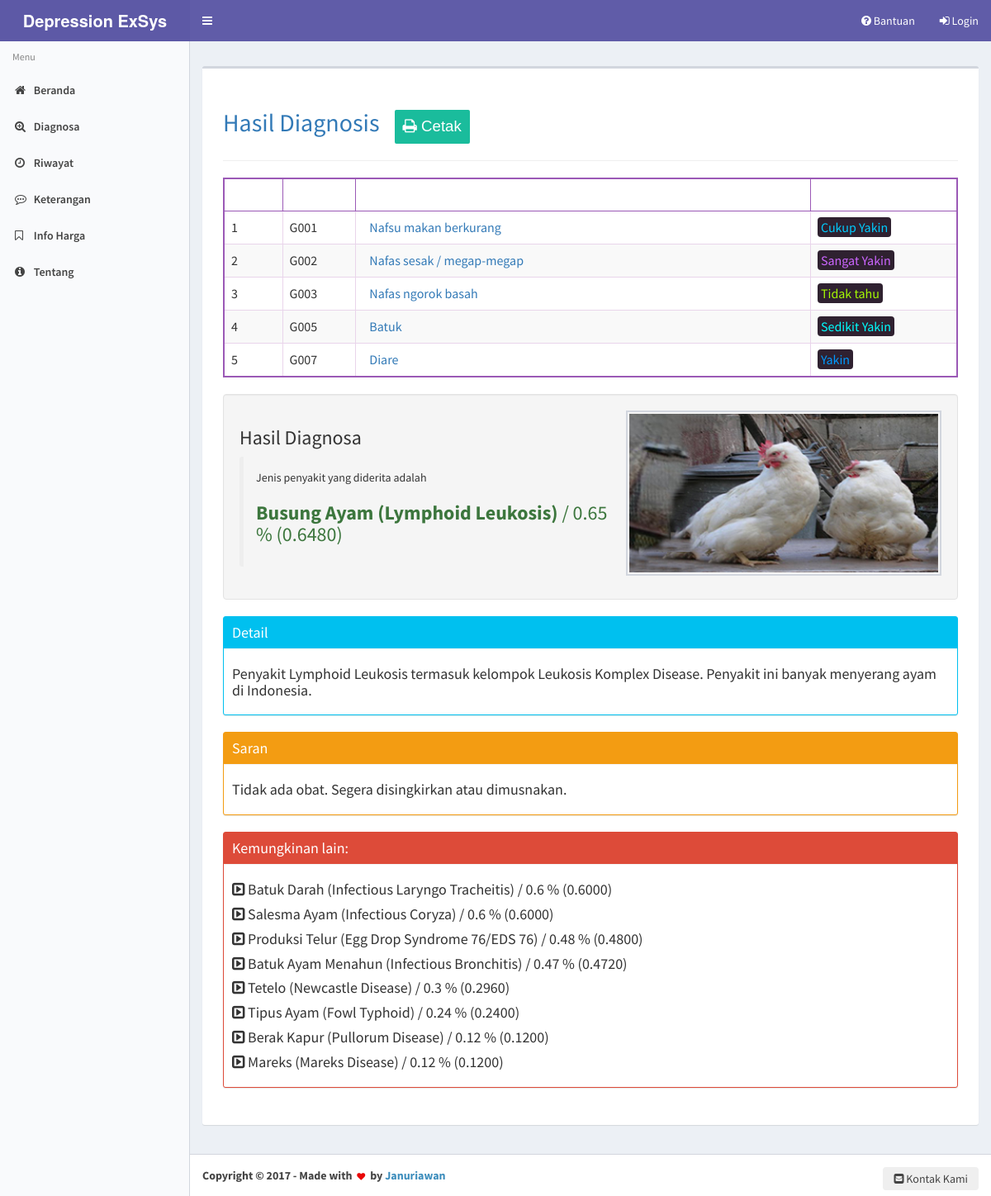
Screenshot of /riwayat-detail/201 with the database file from the repository.
### tables this page shows
CREATE TABLE `gejala` (
  `kode_gejala` int(11) NOT NULL,
  `nama_gejala` varchar(50) NOT NULL
);

CREATE TABLE `hasil` (
  `id_hasil` int(11) NOT NULL,
  `tanggal` varchar(50) NOT NULL DEFAULT '0',
  `penyakit` text NOT NULL,
  `gejala` text NOT NULL,
  `hasil_id` int(11) NOT NULL,
  `hasil_nilai` varchar(16) NOT NULL
);

### modul/riwayat/detail.php (the view, shortened to what this page needs)
<?php
if ($_GET['id']) {
  $arcolor = array('#ffffff', '#cc66ff', '#019AFF', '#00CBFD', '#00FEFE', '#A4F804', '#FFFC00', '#FDCD01', '#FD9A01', '#FB6700');
  $argejala = array();
  $sqlkondisi = mysqli_query($conn,"SELECT * FROM kondisi order by id+0");
  while ($rkondisi = mysqli_fetch_array($sqlkondisi)) {
    $arkondisitext[$rkondisi['id']] = $rkondisi['kondisi'];
  }
  $sqlpkt = mysqli_query($conn,"SELECT * FROM penyakit order by kode_penyakit+0");
  while ($rpkt = mysqli_fetch_array($sqlpkt)) {
    $arpkt[$rpkt['kode_penyakit']] = $rpkt['nama_penyakit'];
    $ardpkt[$rpkt['kode_penyakit']] = $rpkt['det_penyakit'];
    $arspkt[$rpkt['kode_penyakit']] = $rpkt['srn_penyakit'];
    $argpkt[$rpkt['kode_penyakit']] = $rpkt['gambar'];
  }
  $sqlhasil = mysqli_query($conn,"SELECT * FROM hasil where id_hasil=" . $_GET['id']);
  while ($rhasil = mysqli_fetch_array($sqlhasil)) {
    $arpenyakit = unserialize($rhasil['penyakit']);
    $argejala = unserialize($rhasil['gejala']);
  }
  echo "<div class='content'>
	<h2 class='text text-primary'>Hasil Diagnosis &nbsp;&nbsp;<button id='print' onClick='window.print();' data-toggle='tooltip' data-placement='right' title='Klik tombol ini untuk mencetak hasil diagnosa'><i class='fa fa-print'></i> Cetak</button> </h2>
		  <hr><table class='table table-bordered table-striped diagnosa'>
          <th width=8%>No</th>
          <th width=10%>Kode</th>
          <th>Gejala yang dialami (keluhan)</th>
          <th width=20%>Pilihan</th>
          </tr>";
  $ig = 0;
  foreach ($argejala as $key => $value) {
    $kondisi = $value;
    $ig++;
    $sql4 = mysqli_query($conn,"SELECT * FROM gejala where kode_gejala = '$key'");
    $r4 = mysqli_fetch_array($sql4);
    echo '<tr><td>' . $ig . '</td>';
    echo '<td>G' . str_pad($r4[kode_gejala], 3, '0', STR_PAD_LEFT) . '</td>';
    echo '<td><span class="hasil text text-primary">' . $r4[nama_gejala] . "</span></td>";
    echo '<td><span class="kondisipilih" style="color:' . $arcolor[$kondisi] . '">' . $arkondisitext[$kondisi] . "</span></td></tr>";
  }
  $np = 0;
  foreach ($arpenyakit as $key => $value) {
    $np++;
    $idpkt[$np] = $key;
    $nmpkt[$np] = $arpkt[$key];
    $vlpkt[$np] = $value;
  }
  if ($argpkt[$idpkt[1]]) {
    $gambar = 'gambar/penyakit/' . $argpkt[$idpkt[1]];
  } else {
    $gambar = 'gambar/noimage.png';
  }
  echo "</table><div class='well well-small'><img class='card-img-top img-bordered-sm' style='float:right; margin-left:15px;' src='" . $gambar . "' height=200><h3>Hasil Diagnosa</h3>";
  echo "<div class='callout callout-default'>Jenis penyakit yang diderita adalah <b><h3 class='text text-success'>" . $nmpkt[1] . "</b> / " . round($vlpkt[1], 2) . " % (" . $vlpkt[1] . ")<br></h3>";
  echo "</div></div><div class='box box-info box-solid'><div class='box-header with-border'><h3 class='box-title'>Detail</h3></div><div class='box-body'><h4>";
  echo $ardpkt[$idpkt[1]];
  echo "</h4></div></div>
          <div class='box box-warning box-solid'><div class='box-header with-border'><h3 class='box-title'>Saran</h3></div><div class='box-body'><h4>";
  echo $arspkt[$idpkt[1]];
  echo "</h4></div></div>
          <div class='box box-danger box-solid'><div class='box-header with-border'><h3 class='box-title'>Kemungkinan lain:</h3></div><div class='box-body'><h4>";
  for ($ipl = 2; $ipl < count($idpkt); $ipl++) {
    echo " <h4><i class='fa fa-caret-square-o-right'></i> " . $nmpkt[$ipl] . "</b> / " . round($vlpkt[$ipl], 2) . " % (" . $vlpkt[$ipl] . ")<br></h4>";
  }
  echo "</div></div>
		  </div>";
}
?>

### css/main.css (style rules this page uses)
#print { border-bottom: 0; border-top: 0; border-left: 0; border-right: 0; text-decoration: none; font-family: sans-serif; font-size: 14pt; background-color: #1abc9c; color: #FFF; border-radius: 2px; text-align: center; padding: 10px; margin-top: 5px; }

### css/style.css (style rules this page uses)
span.hasil { padding: 8px; }
table.diagnosa th { background-color: #ffffff; color: #fff; }
table.diagnosa { border: 2px solid #9b59b6; }
table.table-bordered.diagnosa th { border: 1px solid #9b59b6; }
table.table-bordered.diagnosa td { border: 1px solid #e9d5eb; }
span.kondisipilih { background-color: #2f2130; padding: 2px 4px; border-radius: 4px; }
.well { overflow: hidden; }

### rows the page displays
gejala: kode_gejala "001", nama_gejala "Nafsu makan berkurang"
hasil: gejala "Cukup Yakin", gejala "Sangat Yakin", gejala "Tidak tahu", gejala "Sedikit Yakin", gejala "Yakin"
gejala: kode_gejala "002", nama_gejala "Nafas sesak / megap-megap"
gejala: kode_gejala "003", nama_gejala "Nafas ngorok basah"
gejala: kode_gejala "005", nama_gejala "Batuk"
gejala: kode_gejala "007", nama_gejala "Diare"

### other values shown
$nmpkt[1] "Busung Ayam (Lymphoid Leukosis)"
$vlpkt[1] "0.65"
$vlpkt[1] "0.6480"
$ardpkt[$idpkt[1]] "Penyakit Lymphoid Leukosis termasuk kelompok Leukosis Komplex Disease. Penyakit ini banyak menyerang ayam di Indonesia."
$arspkt[$idpkt[1]] "Tidak ada obat. Segera disingkirkan atau dimusnakan."
$nmpkt[$ipl] "Batuk Darah (Infectious Laryngo Tracheitis)"
$vlpkt[$ipl] "0.6"
$vlpkt[$ipl] "0.6000"
$nmpkt[$ipl] "Salesma Ayam (Infectious Coryza)"
$nmpkt[$ipl] "Produksi Telur (Egg Drop Syndrome 76/EDS 76)"
$vlpkt[$ipl] "0.48"
$vlpkt[$ipl] "0.4800"
$nmpkt[$ipl] "Batuk Ayam Menahun (Infectious Bronchitis)"
$vlpkt[$ipl] "0.47"
$vlpkt[$ipl] "0.4720"
